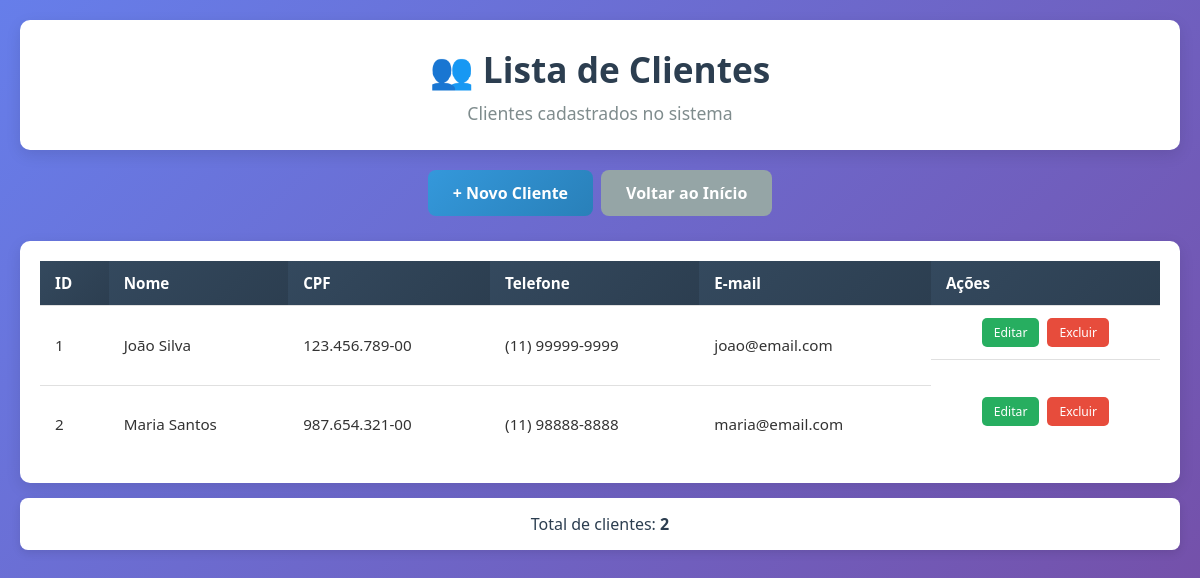
/clientes/listar.php, run on the app's committed database.
### tables this page shows
CREATE TABLE CLIENTE (
    ID_CLIENTE INT AUTO_INCREMENT PRIMARY KEY,
    NOME_CLIENTE VARCHAR(100) NOT NULL,
    CPF_CLIENTE VARCHAR(14) UNIQUE,
    TELEFONE_CLIENTE VARCHAR(15),
    EMAIL VARCHAR(100),
    ENDERECO VARCHAR(255)
);

### clientes/listar.php (the view, shortened to what this page needs)
<?php
require_once '../conexao.php';
$sql = "SELECT * FROM CLIENTE ORDER BY NOME_CLIENTE";
$stmt = $pdo->query($sql);
$clientes = $stmt->fetchAll(PDO::FETCH_ASSOC);
?>
<!DOCTYPE html>
<html lang="pt-br">
<head>
    <link rel="stylesheet" href="listar.css">
</head>
<body>
    <div class="container">
        <div class="header">
            <h1>👥 Lista de Clientes</h1>
            <p>Clientes cadastrados no sistema</p>
        </div>
        <div class="actions">
            <a href="cadastrar.php" class="btn btn-primary">+ Novo Cliente</a>
            <a href="../index.php" class="btn btn-secondary">Voltar ao Início</a>
        </div>
        <?php if (count($clientes) > 0): ?>
            <div class="table-container">
                <table>
                    <thead>
                        <tr>
                            <th>ID</th>
                            <th>Nome</th>
                            <th>CPF</th>
                            <th>Telefone</th>
                            <th>E-mail</th>
                            <th>Ações</th>
                        </tr>
                    </thead>
                    <tbody>
                        <?php foreach ($clientes as $cliente): ?>
                        <tr>
                            <td><?= $cliente['ID_CLIENTE'] ?></td>
                            <td><?= htmlspecialchars($cliente['NOME_CLIENTE']) ?></td>
                            <td><?= htmlspecialchars($cliente['CPF_CLIENTE']) ?></td>
                            <td><?= htmlspecialchars($cliente['TELEFONE_CLIENTE']) ?></td>
                            <td><?= htmlspecialchars($cliente['EMAIL']) ?></td>
                            <td class="actions">
                                <a href="editar.php?id=<?= $cliente['ID_CLIENTE'] ?>" class="btn-small btn-edit">Editar</a>
                                <a href="excluir.php?id=<?= $cliente['ID_CLIENTE'] ?>" class="btn-small btn-delete" onclick="return confirm('Tem certeza que deseja excluir este cliente?')">Excluir</a>
                            </td>
                        </tr>
                        <?php endforeach; ?>
                    </tbody>
                </table>
            </div>
            <div class="summary">
                Total de clientes: <strong><?= count($clientes) ?></strong>
            </div>
        <?php endif; ?>
    </div>
</body>
</html>

### clientes/listar.css (style rules this page uses)
* { margin: 0; padding: 0; box-sizing: border-box; }
body { font-family: 'Segoe UI', Tahoma, Geneva, Verdana, sans-serif; background: linear-gradient(135deg, #667eea 0%, #764ba2 100%); min-height: 100vh; padding: 20px; color: #333; }
.container { max-width: 1200px; margin: 0 auto; }
.header { background: white; border-radius: 10px; padding: 25px; margin-bottom: 20px; box-shadow: 0 5px 15px rgba(0,0,0,0.1); text-align: center; }
.header h1 { color: #2c3e50; font-size: 2.2em; margin-bottom: 8px; }
.header p { color: #7f8c8d; font-size: 1.1em; }
.actions { display: flex; gap: 15px; margin-bottom: 25px; flex-wrap: wrap; }
.btn { padding: 12px 25px; border: none; border-radius: 8px; font-size: 1em; font-weight: 600; text-decoration: none; text-align: center; cursor: pointer; transition: all 0.3s ease; display: inline-block; }
.btn-primary { background: linear-gradient(135deg, #3498db, #2980b9); color: white; }
.btn-secondary { background: #95a5a6; color: white; }
.table-container { background: white; border-radius: 10px; padding: 20px; box-shadow: 0 5px 15px rgba(0,0,0,0.1); overflow-x: auto; }
table { width: 100%; border-collapse: collapse; font-size: 0.95em; }
th, td { padding: 12px 15px; text-align: left; border-bottom: 1px solid #e0e0e0; }
th { background: linear-gradient(135deg, #34495e, #2c3e50); color: white; font-weight: 600; position: sticky; top: 0; }
tr:last-child td { border-bottom: none; }
.actions { display: flex; gap: 8px; justify-content: center; }
.btn-small { padding: 6px 12px; font-size: 0.8em; text-decoration: none; border-radius: 5px; font-weight: 500; transition: all 0.3s ease; border: none; cursor: pointer; white-space: nowrap; }
.btn-edit { background: #27ae60; color: white; }
.btn-delete { background: #e74c3c; color: white; }
.summary { background: white; border-radius: 8px; padding: 15px 20px; margin-top: 15px; text-align: center; font-size: 1em; color: #2c3e50; box-shadow: 0 3px 10px rgba(0,0,0,0.1); }

### data on the page
cliente: ID_CLIENTE "1", NOME_CLIENTE "João Silva", CPF_CLIENTE "123.456.789-00", TELEFONE_CLIENTE "(11) 99999-9999", EMAIL "joao@email.com"
cliente: ID_CLIENTE "2", NOME_CLIENTE "Maria Santos", CPF_CLIENTE "987.654.321-00", TELEFONE_CLIENTE "(11) 98888-8888", EMAIL "maria@email.com"

### other printed values
count($clientes) "2"
